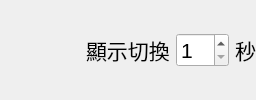
       <widget class="QWidget" name="widget_11" native="true">
        <property name="sizePolicy">
         <sizepolicy hsizetype="Preferred" vsizetype="Fixed">
          <horstretch>0</horstretch>
          <verstretch>0</verstretch>
         </sizepolicy>
        </property>
        <property name="minimumSize">
         <size>
          <width>0</width>
          <height>40</height>
         </size>
        </property>
        <property name="font">
         <font>
          <pointsize>16</pointsize>
         </font>
        </property>
        <layout class="QHBoxLayout" name="horizontalLayout_3" stretch="1,0,1">
         <property name="leftMargin">
          <number>0</number>
         </property>
         <property name="topMargin">
          <number>0</number>
         </property>
         <property name="rightMargin">
          <number>0</number>
         </property>
         <property name="bottomMargin">
          <number>0</number>
         </property>
         <item>
          <widget class="QWidget" name="widget_7" native="true"/>
         </item>
         <item>
          <spacer name="horizontalSpacer">
           <property name="orientation">
            <enum>Qt::Horizontal</enum>
           </property>
           <property name="sizeHint" stdset="0">
            <size>
             <width>40</width>
             <height>20</height>
            </size>
           </property>
          </spacer>
         </item>
         <item>
          <widget class="QWidget" name="widget_4" native="true">
           <property name="sizePolicy">
            <sizepolicy hsizetype="Preferred" vsizetype="Preferred">
             <horstretch>0</horstretch>
             <verstretch>0</verstretch>
            </sizepolicy>
           </property>
           <layout class="QHBoxLayout" name="horizontalLayout_4">
            <property name="leftMargin">
             <number>0</number>
            </property>
            <property name="topMargin">
             <number>0</number>
            </property>
            <property name="rightMargin">
             <number>0</number>
            </property>
            <property name="bottomMargin">
             <number>0</number>
            </property>
            <item>
             <spacer name="horizontalSpacer_3">
              <property name="orientation">
               <enum>Qt::Horizontal</enum>
              </property>
              <property name="sizeHint" stdset="0">
               <size>
                <width>40</width>
                <height>20</height>
               </size>
              </property>
             </spacer>
            </item>
            <item>
             <widget class="QLabel" name="label_14">
              <property name="sizePolicy">
               <sizepolicy hsizetype="Preferred" vsizetype="Fixed">
                <horstretch>0</horstretch>
                <verstretch>0</verstretch>
               </sizepolicy>
              </property>
              <property name="font">
               <font>
                <pointsize>16</pointsize>
               </font>
              </property>
              <property name="text">
               <string>顯示切換</string>
              </property>
             </widget>
            </item>
            <item>
             <widget class="QSpinBox" name="sbTxValueDisplay">
              <property name="font">
               <font>
                <pointsize>16</pointsize>
               </font>
              </property>
              <property name="minimum">
               <number>1</number>
              </property>
             </widget>
            </item>
            <item>
             <widget class="QLabel" name="label_2">
              <property name="text">
               <string>秒</string>
              </property>
             </widget>
            </item>
           </layout>
          </widget>
         </item>
        </layout>
       </widget>
